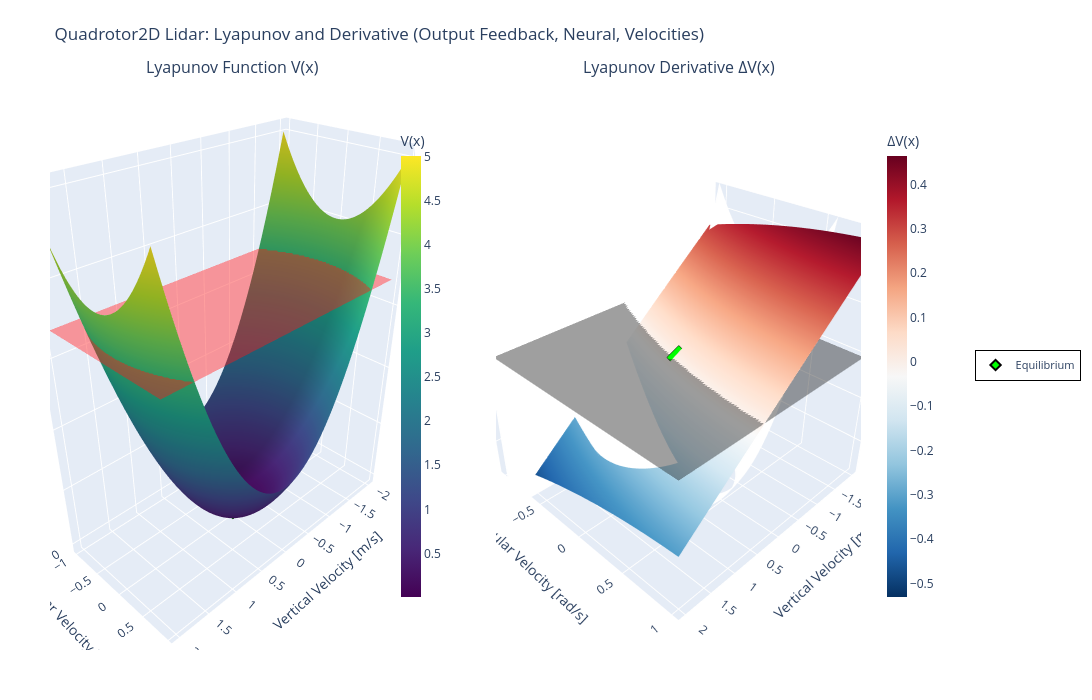

The code cell stored with this chart in its notebook:
### Code cell
# 3D Lyapunov function, function and derivative, velocities
plot_lyapunov_3d_surface(
        lyapunov_nn,
        state_limits_vel,
        controller_nn=nn_controller,
        dynamics_system=discrete_system,
        observer_nn=nn_observer,
        state_indices=state_indices_vel,
        state_names=("Vertical Velocity [m/s]", "Angular Velocity [rad/s]"),
        rho=rho,
        grid_resolution=60,
        title="Quadrotor2D Lidar: Lyapunov and Derivative (Output Feedback, Neural, Velocities)",
        show=False,
        colorscale="Viridis",
        show_derivative=True,
    )

### Figure 1 — Plotly figure (JSON) as saved in the notebook; plotly's stock layout.template omitted (floating-point values rounded to 4 significant figures; data arrays with more than 128 entries replaced by an {"elided": "..."} marker saying what was removed)
{"data": [{"colorbar": {"len": 0.85, "thickness": 20, "title": {"text": "V(x)"}, "x": 0.42}, "colorscale": [[0, "#440154"], [0.1111, "#482878"], [0.2222, "#3e4989"], [0.3333, "#31688e"], [0.4444, "#26828e"], [0.5556, "#1f9e89"], [0.6667, "#35b779"], [0.7778, "#6ece58"], [0.8889, "#b5de2b"], [1, "#fde725"]], "hovertemplate": "%{xaxis.title.text}: %{x:.3f}<br>%{yaxis.title.text}: %{y:.3f}<br>V: %{z:.3f}<extra></extra>", "name": "V(x)", "opacity": 1, "scene": "scene", "type": "surface", "x": {"elided": "60x60 float values"}, "y": {"elided": "60x60 float values"}, "z": {"elided": "60x60 float values"}}, {"colorbar": {"len": 0.85, "thickness": 20, "title": {"text": "ΔV(x)"}, "x": 1.02}, "colorscale": [[0, "rgb(5,48,97)"], [0.1, "rgb(33,102,172)"], [0.2, "rgb(67,147,195)"], [0.3, "rgb(146,197,222)"], [0.4, "rgb(209,229,240)"], [0.5, "rgb(247,247,247)"], [0.6, "rgb(253,219,199)"], [0.7, "rgb(244,165,130)"], [0.8, "rgb(214,96,77)"], [0.9, "rgb(178,24,43)"], [1, "rgb(103,0,31)"]], "hovertemplate": "%{xaxis.title.text}: %{x:.3f}<br>%{yaxis.title.text}: %{y:.3f}<br>ΔV: %{z:.3f}<extra></extra>", "name": "ΔV(x)", "opacity": 1, "scene": "scene2", "type": "surface", "x": {"elided": "60x60 float values"}, "y": {"elided": "60x60 float values"}, "z": {"elided": "60x60 float values"}}, {"colorscale": [[0, "red"], [1, "red"]], "hovertemplate": "ROA boundary<extra></extra>", "name": "ROA (ρ=3.401)", "opacity": 0.4, "scene": "scene", "showscale": false, "type": "surface", "x": {"elided": "60x60 float values"}, "y": {"elided": "60x60 float values"}, "z": {"elided": "60x60 float values"}}, {"colorscale": [[0, "black"], [1, "black"]], "hovertemplate": "ΔV=0 plane<extra></extra>", "name": "ΔV=0", "opacity": 0.4, "scene": "scene2", "showscale": false, "type": "surface", "x": {"elided": "60x60 float values"}, "y": {"elided": "60x60 float values"}, "z": {"elided": "60x60 float values"}}, {"hovertemplate": "Equilibrium<extra></extra>", "marker": {"color": "lime", "line": {"color": "black", "width": 2}, "size": 8, "symbol": "diamond"}, "mode": "markers", "name": "Equilibrium", "scene": "scene", "showlegend": true, "type": "scatter3d", "x": [0], "y": [0], "z": [0]}, {"hovertemplate": "Equilibrium<extra></extra>", "marker": {"color": "lime", "line": {"color": "black", "width": 2}, "size": 8, "symbol": "diamond"}, "mode": "markers", "name": "Equilibrium", "scene": "scene2", "showlegend": false, "type": "scatter3d", "x": [0], "y": [0], "z": [0]}], "layout": {"annotations": [{"font": {"size": 16}, "showarrow": false, "text": "Lyapunov Function V(x)", "x": 0.225, "xanchor": "center", "xref": "paper", "y": 1, "yanchor": "bottom", "yref": "paper"}, {"font": {"size": 16}, "showarrow": false, "text": "Lyapunov Derivative ΔV(x)", "x": 0.775, "xanchor": "center", "xref": "paper", "y": 1, "yanchor": "bottom", "yref": "paper"}], "height": 700, "legend": {"bgcolor": "rgba(255,255,255,0.95)", "bordercolor": "black", "borderwidth": 1, "font": {"size": 11}, "x": 1.14, "xanchor": "left", "y": 0.5, "yanchor": "middle"}, "margin": {"b": 50, "l": 50, "r": 50, "t": 80}, "scene": {"camera": {"eye": {"x": 1.5, "y": 1.5, "z": 1.3}}, "domain": {"x": [0, 0.45], "y": [0, 1]}, "xaxis": {"title": {"text": "Vertical Velocity [m/s]"}}, "yaxis": {"title": {"text": "Angular Velocity [rad/s]"}}, "zaxis": {"title": {"text": "V(x)"}}}, "scene2": {"camera": {"eye": {"x": 1.5, "y": 1.5, "z": 1.3}}, "domain": {"x": [0.55, 1], "y": [0, 1]}, "xaxis": {"title": {"text": "Vertical Velocity [m/s]"}}, "yaxis": {"title": {"text": "Angular Velocity [rad/s]"}}, "zaxis": {"title": {"text": "ΔV(x)"}}}, "showlegend": true, "title": {"text": "Quadrotor2D Lidar: Lyapunov and Derivative (Output Feedback, Neural, Velocities)"}, "width": 1500}}
